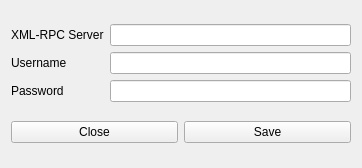
<?xml version="1.0" encoding="UTF-8"?>
<ui version="4.0">
 <class>formConfig</class>
 <widget class="QWidget" name="formConfig">
  <property name="windowModality">
   <enum>Qt::ApplicationModal</enum>
  </property>
  <property name="geometry">
   <rect>
    <x>0</x>
    <y>0</y>
    <width>362</width>
    <height>168</height>
   </rect>
  </property>
  <property name="windowTitle">
   <string>Settings</string>
  </property>
  <layout class="QGridLayout" name="gridLayout">
   <item row="0" column="0" colspan="2">
    <layout class="QHBoxLayout" name="horizontalLayout">
     <item>
      <layout class="QVBoxLayout" name="verticalLayout_2">
       <item>
        <widget class="QLabel" name="label">
         <property name="text">
          <string>XML-RPC Server</string>
         </property>
        </widget>
       </item>
       <item>
        <widget class="QLabel" name="label_2">
         <property name="text">
          <string>Username</string>
         </property>
        </widget>
       </item>
       <item>
        <widget class="QLabel" name="label_3">
         <property name="text">
          <string>Password</string>
         </property>
        </widget>
       </item>
      </layout>
     </item>
     <item>
      <layout class="QVBoxLayout" name="verticalLayout">
       <item>
        <widget class="QLineEdit" name="serverEdit"/>
       </item>
       <item>
        <widget class="QLineEdit" name="usernameEdit"/>
       </item>
       <item>
        <widget class="QLineEdit" name="passEdit">
         <property name="contextMenuPolicy">
          <enum>Qt::DefaultContextMenu</enum>
         </property>
         <property name="autoFillBackground">
          <bool>false</bool>
         </property>
         <property name="inputMask">
          <string/>
         </property>
         <property name="echoMode">
          <enum>QLineEdit::Password</enum>
         </property>
        </widget>
       </item>
      </layout>
     </item>
    </layout>
   </item>
   <item row="1" column="0">
    <widget class="QPushButton" name="btnClose">
     <property name="text">
      <string>Close</string>
     </property>
    </widget>
   </item>
   <item row="1" column="1">
    <widget class="QPushButton" name="btnSave">
     <property name="text">
      <string>Save</string>
     </property>
    </widget>
   </item>
  </layout>
 </widget>
 <resources/>
 <connections>
  <connection>
   <sender>btnClose</sender>
   <signal>clicked()</signal>
   <receiver>formConfig</receiver>
   <slot>close()</slot>
   <hints>
    <hint type="sourcelabel">
     <x>93</x>
     <y>145</y>
    </hint>
    <hint type="destinationlabel">
     <x>180</x>
     <y>83</y>
    </hint>
   </hints>
  </connection>
 </connections>
</ui>
